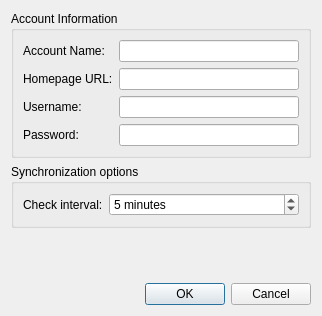
<?xml version="1.0" encoding="UTF-8"?>
<ui version="4.0">
 <class>SugarConfigDialog</class>
 <widget class="QDialog" name="SugarConfigDialog">
  <property name="geometry">
   <rect>
    <x>0</x>
    <y>0</y>
    <width>322</width>
    <height>316</height>
   </rect>
  </property>
  <property name="windowTitle">
   <string>SugarCRM Account Settings</string>
  </property>
  <layout class="QVBoxLayout" name="verticalLayout">
   <item>
    <widget class="QGroupBox" name="mainGroupBox">
     <property name="title">
      <string>Account Information</string>
     </property>
     <layout class="QFormLayout" name="formLayout">
      <item row="0" column="0">
       <widget class="QLabel" name="label_4">
        <property name="text">
         <string>Account Name:</string>
        </property>
       </widget>
      </item>
      <item row="0" column="1">
       <widget class="QLineEdit" name="accountName"/>
      </item>
      <item row="1" column="0">
       <widget class="QLabel" name="label">
        <property name="text">
         <string>Homepage URL:</string>
        </property>
       </widget>
      </item>
      <item row="1" column="1">
       <widget class="QLineEdit" name="host"/>
      </item>
      <item row="2" column="0">
       <widget class="QLabel" name="label_2">
        <property name="text">
         <string>Username:</string>
        </property>
       </widget>
      </item>
      <item row="2" column="1">
       <widget class="QLineEdit" name="user"/>
      </item>
      <item row="3" column="0">
       <widget class="QLabel" name="label_3">
        <property name="text">
         <string>Password:</string>
        </property>
       </widget>
      </item>
      <item row="3" column="1">
       <widget class="QLineEdit" name="password">
        <property name="echoMode">
         <enum>QLineEdit::Password</enum>
        </property>
       </widget>
      </item>
     </layout>
    </widget>
   </item>
   <item>
    <widget class="QGroupBox" name="intervalCheckGroupBox">
     <property name="title">
      <string>Synchronization options</string>
     </property>
     <layout class="QFormLayout" name="formLayout_2">
      <item row="0" column="0">
       <widget class="QLabel" name="label_5">
        <property name="text">
         <string>Check interval:</string>
        </property>
       </widget>
      </item>
      <item row="0" column="1">
       <widget class="QSpinBox" name="checkIntervalSpinbox">
        <property name="specialValueText">
         <string>Disabled</string>
        </property>
        <property name="suffix">
         <string> minutes</string>
        </property>
        <property name="minimum">
         <number>4</number>
        </property>
        <property name="maximum">
         <number>1000</number>
        </property>
        <property name="value">
         <number>5</number>
        </property>
       </widget>
      </item>
     </layout>
    </widget>
   </item>
   <item>
    <spacer name="verticalSpacer">
     <property name="orientation">
      <enum>Qt::Vertical</enum>
     </property>
     <property name="sizeHint" stdset="0">
      <size>
       <width>20</width>
       <height>11</height>
      </size>
     </property>
    </spacer>
   </item>
   <item>
    <widget class="QDialogButtonBox" name="buttonBox">
     <property name="orientation">
      <enum>Qt::Horizontal</enum>
     </property>
     <property name="standardButtons">
      <set>QDialogButtonBox::Cancel|QDialogButtonBox::Ok</set>
     </property>
    </widget>
   </item>
  </layout>
 </widget>
 <resources/>
 <connections>
  <connection>
   <sender>buttonBox</sender>
   <signal>accepted()</signal>
   <receiver>SugarConfigDialog</receiver>
   <slot>accept()</slot>
   <hints>
    <hint type="sourcelabel">
     <x>248</x>
     <y>254</y>
    </hint>
    <hint type="destinationlabel">
     <x>157</x>
     <y>274</y>
    </hint>
   </hints>
  </connection>
  <connection>
   <sender>buttonBox</sender>
   <signal>rejected()</signal>
   <receiver>SugarConfigDialog</receiver>
   <slot>reject()</slot>
   <hints>
    <hint type="sourcelabel">
     <x>316</x>
     <y>260</y>
    </hint>
    <hint type="destinationlabel">
     <x>286</x>
     <y>274</y>
    </hint>
   </hints>
  </connection>
 </connections>
</ui>
